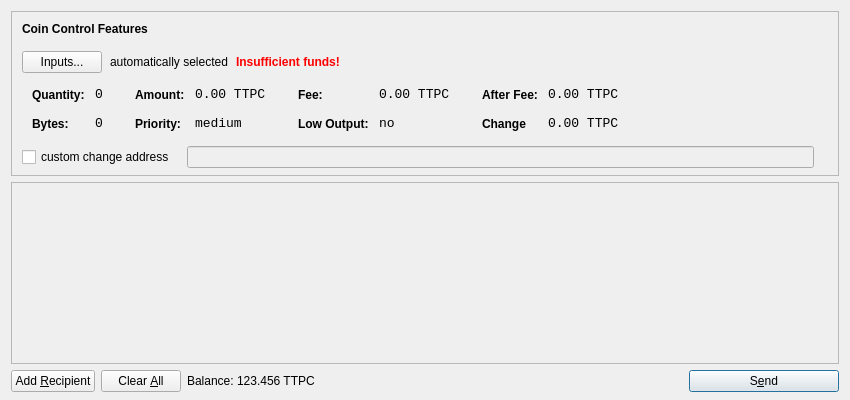
<?xml version="1.0" encoding="UTF-8"?>
<ui version="4.0">
 <class>SendCoinsDialog</class>
 <widget class="QDialog" name="SendCoinsDialog">
  <property name="geometry">
   <rect>
    <x>0</x>
    <y>0</y>
    <width>850</width>
    <height>400</height>
   </rect>
  </property>
  <property name="windowTitle">
   <string>Send Coins</string>
  </property>
  <layout class="QVBoxLayout" name="verticalLayout" stretch="0,1,0">
   <property name="bottomMargin">
    <number>8</number>
   </property>
   <item>
    <widget class="QFrame" name="frameCoinControl">
     <property name="sizePolicy">
      <sizepolicy hsizetype="Expanding" vsizetype="Expanding">
       <horstretch>0</horstretch>
       <verstretch>0</verstretch>
      </sizepolicy>
     </property>
     <property name="maximumSize">
      <size>
       <width>16777215</width>
       <height>16777215</height>
      </size>
     </property>
     <property name="frameShape">
      <enum>QFrame::StyledPanel</enum>
     </property>
     <property name="frameShadow">
      <enum>QFrame::Sunken</enum>
     </property>
     <layout class="QVBoxLayout" name="verticalLayoutCoinControl2">
      <property name="spacing">
       <number>-1</number>
      </property>
      <property name="leftMargin">
       <number>0</number>
      </property>
      <property name="topMargin">
       <number>0</number>
      </property>
      <property name="rightMargin">
       <number>0</number>
      </property>
      <property name="bottomMargin">
       <number>6</number>
      </property>
      <item>
       <layout class="QVBoxLayout" name="verticalLayoutCoinControl" stretch="0,0,0,0,1">
        <property name="spacing">
         <number>0</number>
        </property>
        <property name="leftMargin">
         <number>10</number>
        </property>
        <property name="topMargin">
         <number>10</number>
        </property>
        <item>
         <layout class="QHBoxLayout" name="horizontalLayoutCoinControl1">
          <property name="bottomMargin">
           <number>15</number>
          </property>
          <item>
           <widget class="QLabel" name="labelCoinControlFeatures">
            <property name="sizePolicy">
             <sizepolicy hsizetype="Preferred" vsizetype="Maximum">
              <horstretch>0</horstretch>
              <verstretch>0</verstretch>
             </sizepolicy>
            </property>
            <property name="font">
             <font>
              <weight>75</weight>
              <bold>true</bold>
             </font>
            </property>
            <property name="styleSheet">
             <string notr="true">font-weight:bold;</string>
            </property>
            <property name="text">
             <string>Coin Control Features</string>
            </property>
           </widget>
          </item>
         </layout>
        </item>
        <item>
         <layout class="QHBoxLayout" name="horizontalLayoutCoinControl2" stretch="0,0,0,0">
          <property name="spacing">
           <number>8</number>
          </property>
          <property name="bottomMargin">
           <number>10</number>
          </property>
          <item>
           <widget class="QPushButton" name="pushButtonCoinControl">
            <property name="styleSheet">
             <string notr="true"/>
            </property>
            <property name="text">
             <string>Inputs...</string>
            </property>
           </widget>
          </item>
          <item>
           <widget class="QLabel" name="labelCoinControlAutomaticallySelected">
            <property name="text">
             <string>automatically selected</string>
            </property>
            <property name="margin">
             <number>5</number>
            </property>
           </widget>
          </item>
          <item>
           <widget class="QLabel" name="labelCoinControlInsuffFunds">
            <property name="font">
             <font>
              <weight>75</weight>
              <bold>true</bold>
             </font>
            </property>
            <property name="styleSheet">
             <string notr="true">color:red;font-weight:bold;</string>
            </property>
            <property name="text">
             <string>Insufficient funds!</string>
            </property>
            <property name="margin">
             <number>5</number>
            </property>
           </widget>
          </item>
          <item>
           <spacer name="horizontalSpacerCoinControl">
            <property name="orientation">
             <enum>Qt::Horizontal</enum>
            </property>
            <property name="sizeHint" stdset="0">
             <size>
              <width>40</width>
              <height>1</height>
             </size>
            </property>
           </spacer>
          </item>
         </layout>
        </item>
        <item>
         <widget class="QWidget" name="widgetCoinControl" native="true">
          <property name="sizePolicy">
           <sizepolicy hsizetype="Preferred" vsizetype="Preferred">
            <horstretch>0</horstretch>
            <verstretch>0</verstretch>
           </sizepolicy>
          </property>
          <property name="minimumSize">
           <size>
            <width>0</width>
            <height>0</height>
           </size>
          </property>
          <property name="styleSheet">
           <string notr="true"/>
          </property>
          <layout class="QHBoxLayout" name="horizontalLayoutCoinControl5">
           <property name="margin">
            <number>0</number>
           </property>
           <item>
            <layout class="QHBoxLayout" name="horizontalLayoutCoinControl3" stretch="0,0,0,1">
             <property name="spacing">
              <number>20</number>
             </property>
             <property name="topMargin">
              <number>0</number>
             </property>
             <property name="bottomMargin">
              <number>10</number>
             </property>
             <item>
              <layout class="QFormLayout" name="formLayoutCoinControl1">
               <property name="horizontalSpacing">
                <number>10</number>
               </property>
               <property name="verticalSpacing">
                <number>14</number>
               </property>
               <property name="leftMargin">
                <number>10</number>
               </property>
               <property name="topMargin">
                <number>4</number>
               </property>
               <property name="rightMargin">
                <number>6</number>
               </property>
               <item row="0" column="0">
                <widget class="QLabel" name="labelCoinControlQuantityText">
                 <property name="styleSheet">
                  <string notr="true">font-weight:bold;</string>
                 </property>
                 <property name="text">
                  <string>Quantity:</string>
                 </property>
                 <property name="margin">
                  <number>0</number>
                 </property>
                </widget>
               </item>
               <item row="0" column="1">
                <widget class="QLabel" name="labelCoinControlQuantity">
                 <property name="font">
                  <font>
                   <family>Monospace</family>
                   <pointsize>10</pointsize>
                  </font>
                 </property>
                 <property name="cursor">
                  <cursorShape>IBeamCursor</cursorShape>
                 </property>
                 <property name="contextMenuPolicy">
                  <enum>Qt::ActionsContextMenu</enum>
                 </property>
                 <property name="text">
                  <string>0</string>
                 </property>
                 <property name="margin">
                  <number>0</number>
                 </property>
                 <property name="textInteractionFlags">
                  <set>Qt::LinksAccessibleByMouse|Qt::TextSelectableByKeyboard|Qt::TextSelectableByMouse</set>
                 </property>
                </widget>
               </item>
               <item row="1" column="0">
                <widget class="QLabel" name="labelCoinControlBytesText">
                 <property name="styleSheet">
                  <string notr="true">font-weight:bold;</string>
                 </property>
                 <property name="text">
                  <string>Bytes:</string>
                 </property>
                </widget>
               </item>
               <item row="1" column="1">
                <widget class="QLabel" name="labelCoinControlBytes">
                 <property name="font">
                  <font>
                   <family>Monospace</family>
                   <pointsize>10</pointsize>
                  </font>
                 </property>
                 <property name="cursor">
                  <cursorShape>IBeamCursor</cursorShape>
                 </property>
                 <property name="contextMenuPolicy">
                  <enum>Qt::ActionsContextMenu</enum>
                 </property>
                 <property name="text">
                  <string>0</string>
                 </property>
                 <property name="textInteractionFlags">
                  <set>Qt::LinksAccessibleByMouse|Qt::TextSelectableByKeyboard|Qt::TextSelectableByMouse</set>
                 </property>
                </widget>
               </item>
              </layout>
             </item>
             <item>
              <layout class="QFormLayout" name="formLayoutCoinControl2">
               <property name="horizontalSpacing">
                <number>10</number>
               </property>
               <property name="verticalSpacing">
                <number>14</number>
               </property>
               <property name="leftMargin">
                <number>6</number>
               </property>
               <property name="topMargin">
                <number>4</number>
               </property>
               <property name="rightMargin">
                <number>6</number>
               </property>
               <item row="0" column="0">
                <widget class="QLabel" name="labelCoinControlAmountText">
                 <property name="styleSheet">
                  <string notr="true">font-weight:bold;</string>
                 </property>
                 <property name="text">
                  <string>Amount:</string>
                 </property>
                 <property name="margin">
                  <number>0</number>
                 </property>
                </widget>
               </item>
               <item row="0" column="1">
                <widget class="QLabel" name="labelCoinControlAmount">
                 <property name="font">
                  <font>
                   <family>Monospace</family>
                   <pointsize>10</pointsize>
                  </font>
                 </property>
                 <property name="cursor">
                  <cursorShape>IBeamCursor</cursorShape>
                 </property>
                 <property name="contextMenuPolicy">
                  <enum>Qt::ActionsContextMenu</enum>
                 </property>
                 <property name="text">
                  <string>0.00 TTPC</string>
                 </property>
                 <property name="textInteractionFlags">
                  <set>Qt::LinksAccessibleByMouse|Qt::TextSelectableByKeyboard|Qt::TextSelectableByMouse</set>
                 </property>
                </widget>
               </item>
               <item row="1" column="0">
                <widget class="QLabel" name="labelCoinControlPriorityText">
                 <property name="styleSheet">
                  <string notr="true">font-weight:bold;</string>
                 </property>
                 <property name="text">
                  <string>Priority:</string>
                 </property>
                </widget>
               </item>
               <item row="1" column="1">
                <widget class="QLabel" name="labelCoinControlPriority">
                 <property name="font">
                  <font>
                   <family>Monospace</family>
                   <pointsize>10</pointsize>
                  </font>
                 </property>
                 <property name="cursor">
                  <cursorShape>IBeamCursor</cursorShape>
                 </property>
                 <property name="contextMenuPolicy">
                  <enum>Qt::ActionsContextMenu</enum>
                 </property>
                 <property name="text">
                  <string>medium</string>
                 </property>
                 <property name="textInteractionFlags">
                  <set>Qt::LinksAccessibleByMouse|Qt::TextSelectableByKeyboard|Qt::TextSelectableByMouse</set>
                 </property>
                </widget>
               </item>
              </layout>
             </item>
             <item>
              <layout class="QFormLayout" name="formLayoutCoinControl3">
               <property name="horizontalSpacing">
                <number>10</number>
               </property>
               <property name="verticalSpacing">
                <number>14</number>
               </property>
               <property name="leftMargin">
                <number>6</number>
               </property>
               <property name="topMargin">
                <number>4</number>
               </property>
               <property name="rightMargin">
                <number>6</number>
               </property>
               <item row="0" column="0">
                <widget class="QLabel" name="labelCoinControlFeeText">
                 <property name="styleSheet">
                  <string notr="true">font-weight:bold;</string>
                 </property>
                 <property name="text">
                  <string>Fee:</string>
                 </property>
                 <property name="margin">
                  <number>0</number>
                 </property>
                </widget>
               </item>
               <item row="0" column="1">
                <widget class="QLabel" name="labelCoinControlFee">
                 <property name="font">
                  <font>
                   <family>Monospace</family>
                   <pointsize>10</pointsize>
                  </font>
                 </property>
                 <property name="cursor">
                  <cursorShape>IBeamCursor</cursorShape>
                 </property>
                 <property name="contextMenuPolicy">
                  <enum>Qt::ActionsContextMenu</enum>
                 </property>
                 <property name="text">
                  <string>0.00 TTPC</string>
                 </property>
                 <property name="textInteractionFlags">
                  <set>Qt::LinksAccessibleByMouse|Qt::TextSelectableByKeyboard|Qt::TextSelectableByMouse</set>
                 </property>
                </widget>
               </item>
               <item row="1" column="0">
                <widget class="QLabel" name="labelCoinControlLowOutputText">
                 <property name="styleSheet">
                  <string notr="true">font-weight:bold;</string>
                 </property>
                 <property name="text">
                  <string>Low Output:</string>
                 </property>
                </widget>
               </item>
               <item row="1" column="1">
                <widget class="QLabel" name="labelCoinControlLowOutput">
                 <property name="font">
                  <font>
                   <family>Monospace</family>
                   <pointsize>10</pointsize>
                  </font>
                 </property>
                 <property name="cursor">
                  <cursorShape>IBeamCursor</cursorShape>
                 </property>
                 <property name="contextMenuPolicy">
                  <enum>Qt::ActionsContextMenu</enum>
                 </property>
                 <property name="text">
                  <string>no</string>
                 </property>
                 <property name="textInteractionFlags">
                  <set>Qt::LinksAccessibleByMouse|Qt::TextSelectableByKeyboard|Qt::TextSelectableByMouse</set>
                 </property>
                </widget>
               </item>
              </layout>
             </item>
             <item>
              <layout class="QFormLayout" name="formLayoutCoinControl4">
               <property name="horizontalSpacing">
                <number>10</number>
               </property>
               <property name="verticalSpacing">
                <number>14</number>
               </property>
               <property name="leftMargin">
                <number>6</number>
               </property>
               <property name="topMargin">
                <number>4</number>
               </property>
               <property name="rightMargin">
                <number>6</number>
               </property>
               <item row="0" column="0">
                <widget class="QLabel" name="labelCoinControlAfterFeeText">
                 <property name="styleSheet">
                  <string notr="true">font-weight:bold;</string>
                 </property>
                 <property name="text">
                  <string>After Fee:</string>
                 </property>
                 <property name="margin">
                  <number>0</number>
                 </property>
                </widget>
               </item>
               <item row="0" column="1">
                <widget class="QLabel" name="labelCoinControlAfterFee">
                 <property name="font">
                  <font>
                   <family>Monospace</family>
                   <pointsize>10</pointsize>
                  </font>
                 </property>
                 <property name="cursor">
                  <cursorShape>IBeamCursor</cursorShape>
                 </property>
                 <property name="contextMenuPolicy">
                  <enum>Qt::ActionsContextMenu</enum>
                 </property>
                 <property name="text">
                  <string>0.00 TTPC</string>
                 </property>
                 <property name="textInteractionFlags">
                  <set>Qt::LinksAccessibleByMouse|Qt::TextSelectableByKeyboard|Qt::TextSelectableByMouse</set>
                 </property>
                </widget>
               </item>
               <item row="1" column="0">
                <widget class="QLabel" name="labelCoinControlChangeText">
                 <property name="styleSheet">
                  <string notr="true">font-weight:bold;</string>
                 </property>
                 <property name="text">
                  <string>Change</string>
                 </property>
                </widget>
               </item>
               <item row="1" column="1">
                <widget class="QLabel" name="labelCoinControlChange">
                 <property name="font">
                  <font>
                   <family>Monospace</family>
                   <pointsize>10</pointsize>
                  </font>
                 </property>
                 <property name="cursor">
                  <cursorShape>IBeamCursor</cursorShape>
                 </property>
                 <property name="contextMenuPolicy">
                  <enum>Qt::ActionsContextMenu</enum>
                 </property>
                 <property name="text">
                  <string>0.00 TTPC</string>
                 </property>
                 <property name="textInteractionFlags">
                  <set>Qt::LinksAccessibleByMouse|Qt::TextSelectableByKeyboard|Qt::TextSelectableByMouse</set>
                 </property>
                </widget>
               </item>
              </layout>
             </item>
            </layout>
           </item>
          </layout>
         </widget>
        </item>
        <item>
         <layout class="QHBoxLayout" name="horizontalLayoutCoinControl4" stretch="0,0,0">
          <property name="spacing">
           <number>12</number>
          </property>
          <property name="sizeConstraint">
           <enum>QLayout::SetDefaultConstraint</enum>
          </property>
          <property name="topMargin">
           <number>5</number>
          </property>
          <property name="rightMargin">
           <number>5</number>
          </property>
          <item>
           <widget class="QCheckBox" name="checkBoxCoinControlChange">
            <property name="text">
             <string>custom change address</string>
            </property>
           </widget>
          </item>
          <item>
           <widget class="QLineEdit" name="lineEditCoinControlChange">
            <property name="enabled">
             <bool>false</bool>
            </property>
            <property name="sizePolicy">
             <sizepolicy hsizetype="Expanding" vsizetype="Fixed">
              <horstretch>0</horstretch>
              <verstretch>0</verstretch>
             </sizepolicy>
            </property>
           </widget>
          </item>
          <item>
           <widget class="QLabel" name="labelCoinControlChangeLabel">
            <property name="sizePolicy">
             <sizepolicy hsizetype="Preferred" vsizetype="Expanding">
              <horstretch>0</horstretch>
              <verstretch>0</verstretch>
             </sizepolicy>
            </property>
            <property name="minimumSize">
             <size>
              <width>0</width>
              <height>0</height>
             </size>
            </property>
            <property name="text">
             <string/>
            </property>
            <property name="margin">
             <number>3</number>
            </property>
           </widget>
          </item>
         </layout>
        </item>
        <item>
         <spacer name="verticalSpacerCoinControl">
          <property name="orientation">
           <enum>Qt::Vertical</enum>
          </property>
          <property name="sizeHint" stdset="0">
           <size>
            <width>800</width>
            <height>1</height>
           </size>
          </property>
         </spacer>
        </item>
       </layout>
      </item>
     </layout>
    </widget>
   </item>
   <item>
    <widget class="QScrollArea" name="scrollArea">
     <property name="widgetResizable">
      <bool>true</bool>
     </property>
     <widget class="QWidget" name="scrollAreaWidgetContents">
      <property name="geometry">
       <rect>
        <x>0</x>
        <y>0</y>
        <width>830</width>
        <height>165</height>
       </rect>
      </property>
      <layout class="QVBoxLayout" name="verticalLayout_2">
       <property name="margin">
        <number>0</number>
       </property>
       <item>
        <layout class="QVBoxLayout" name="entries">
         <property name="spacing">
          <number>6</number>
         </property>
        </layout>
       </item>
       <item>
        <spacer name="verticalSpacer">
         <property name="orientation">
          <enum>Qt::Vertical</enum>
         </property>
         <property name="sizeHint" stdset="0">
          <size>
           <width>20</width>
           <height>40</height>
          </size>
         </property>
        </spacer>
       </item>
      </layout>
     </widget>
    </widget>
   </item>
   <item>
    <layout class="QHBoxLayout" name="horizontalLayout">
     <item>
      <widget class="QPushButton" name="addButton">
       <property name="toolTip">
        <string>Send to multiple recipients at once</string>
       </property>
       <property name="text">
        <string>Add &amp;Recipient</string>
       </property>
       <property name="icon">
        <iconset resource="../bitcoin.qrc">
         <normaloff>:/icons/add</normaloff>:/icons/add</iconset>
       </property>
       <property name="autoDefault">
        <bool>false</bool>
       </property>
      </widget>
     </item>
     <item>
      <widget class="QPushButton" name="clearButton">
       <property name="sizePolicy">
        <sizepolicy hsizetype="Minimum" vsizetype="Fixed">
         <horstretch>0</horstretch>
         <verstretch>0</verstretch>
        </sizepolicy>
       </property>
       <property name="toolTip">
        <string>Remove all transaction fields</string>
       </property>
       <property name="text">
        <string>Clear &amp;All</string>
       </property>
       <property name="icon">
        <iconset resource="../bitcoin.qrc">
         <normaloff>:/icons/remove</normaloff>:/icons/remove</iconset>
       </property>
       <property name="autoRepeatDelay">
        <number>300</number>
       </property>
       <property name="autoDefault">
        <bool>false</bool>
       </property>
      </widget>
     </item>
     <item>
      <layout class="QHBoxLayout" name="horizontalLayout_2">
       <property name="spacing">
        <number>3</number>
       </property>
       <item>
        <widget class="QLabel" name="label">
         <property name="sizePolicy">
          <sizepolicy hsizetype="Preferred" vsizetype="Fixed">
           <horstretch>0</horstretch>
           <verstretch>0</verstretch>
          </sizepolicy>
         </property>
         <property name="text">
          <string>Balance:</string>
         </property>
        </widget>
       </item>
       <item>
        <widget class="QLabel" name="labelBalance">
         <property name="sizePolicy">
          <sizepolicy hsizetype="Preferred" vsizetype="Fixed">
           <horstretch>0</horstretch>
           <verstretch>0</verstretch>
          </sizepolicy>
         </property>
         <property name="cursor">
          <cursorShape>IBeamCursor</cursorShape>
         </property>
         <property name="text">
          <string>123.456 TTPC</string>
         </property>
         <property name="textInteractionFlags">
          <set>Qt::LinksAccessibleByMouse|Qt::TextSelectableByKeyboard|Qt::TextSelectableByMouse</set>
         </property>
        </widget>
       </item>
      </layout>
     </item>
     <item>
      <spacer name="horizontalSpacer">
       <property name="orientation">
        <enum>Qt::Horizontal</enum>
       </property>
       <property name="sizeHint" stdset="0">
        <size>
         <width>40</width>
         <height>20</height>
        </size>
       </property>
      </spacer>
     </item>
     <item>
      <widget class="QPushButton" name="sendButton">
       <property name="minimumSize">
        <size>
         <width>150</width>
         <height>0</height>
        </size>
       </property>
       <property name="toolTip">
        <string>Confirm the send action</string>
       </property>
       <property name="text">
        <string>S&amp;end</string>
       </property>
       <property name="icon">
        <iconset resource="../bitcoin.qrc">
         <normaloff>:/icons/send</normaloff>:/icons/send</iconset>
       </property>
       <property name="default">
        <bool>true</bool>
       </property>
      </widget>
     </item>
    </layout>
   </item>
  </layout>
 </widget>
 <resources>
  <include location="../bitcoin.qrc"/>
 </resources>
 <connections/>
</ui>
